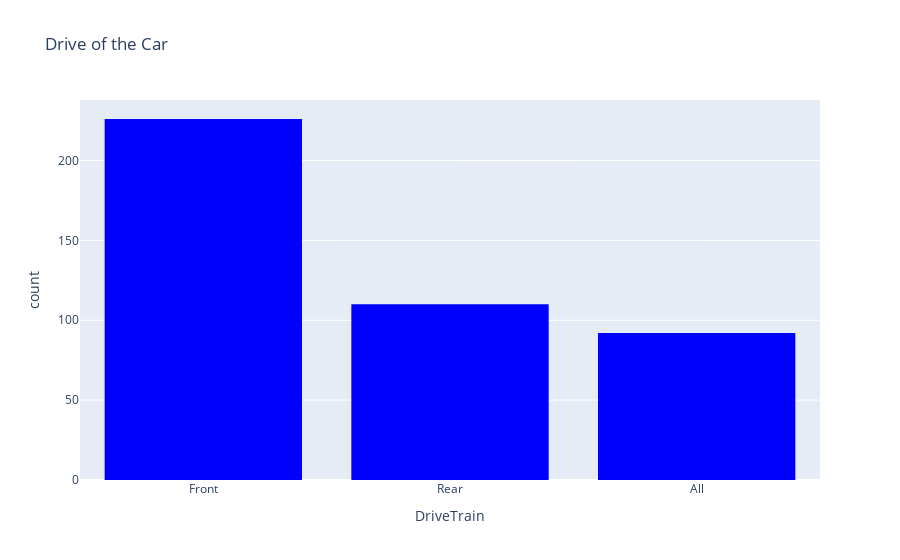

Notebook code for this chart:
### Code cell
fig = px.histogram(data, x = 'DriveTrain', labels = {'Drive Train':'Drive '}, 
                  title = 'Drive of the Car', 
                   histfunc='count',
                   #color = 'Make'
                  color_discrete_sequence=['Blue']).update_xaxes(categoryorder="total descending")
fig.show()

### Figure 1 — Plotly figure (JSON) as saved in the notebook; plotly's stock layout.template omitted (floating-point values rounded to 4 significant figures; data arrays with more than 128 entries replaced by an {"elided": "..."} marker saying what was removed)
{"data": [{"alignmentgroup": "True", "bingroup": "x", "histfunc": "count", "hovertemplate": "DriveTrain=%{x}<br>count=%{y}<extra></extra>", "legendgroup": "", "marker": {"color": "Blue"}, "name": "", "offsetgroup": "", "orientation": "v", "showlegend": false, "type": "histogram", "x": {"elided": "428 str values"}, "xaxis": "x", "yaxis": "y"}], "layout": {"barmode": "relative", "legend": {"tracegroupgap": 0}, "title": {"text": "Drive of the Car"}, "xaxis": {"anchor": "y", "categoryorder": "total descending", "domain": [0, 1], "title": {"text": "DriveTrain"}}, "yaxis": {"anchor": "x", "domain": [0, 1], "title": {"text": "count"}}}}
